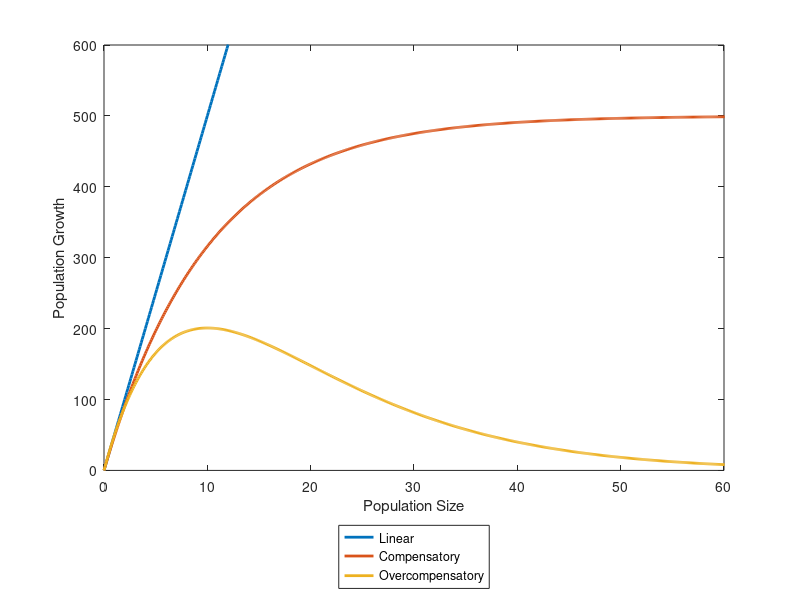

Write MATLAB code to recreate this figure.
% growthforms.m

%==========================================================================
%% CODE DESCRIPTION
%==========================================================================
% This function allows the user to construct figures illustrating the
% relative behaviors of linear, compensatory, and overcompensatory growth
% form.
%
%
%   QUESTIONS about the code set? 
%               Email Laura Strube at LFStrube@gmail.com
%--------------------------------------------------------------------------
%==========================================================================
%% CODE START
%==========================================================================

    figuretitle='Growth Forms';
    filename='Reproduction_strube2024infection_F01b';

    x=[0:.1:210];
    
    %Linear
    d=50;
    linear=d*x;
    
    %Compensatory
    r=500;
    b=0.1;
    compensatory=r*(1-exp(-b*x));
    
    %Ricker
    r=exp(4);
    b=0.1;
    ricker=r*x.*exp(-b*x);
    
    
    %Growth Forms
    figure
    plot(x,linear,'LineWidth',2)
    hold on
    plot(x,compensatory,'LineWidth',2)
    hold on
    plot(x,ricker,'LineWidth',2)
    axis([0,60,0,600])
    xlabel('Population Size')
    ylabel('Population Growth')
    legend({'Linear', 'Compensatory', 'Overcompensatory'}, 'Location','SouthOutside')
%==========================================================================
%% CODE END
%==========================================================================